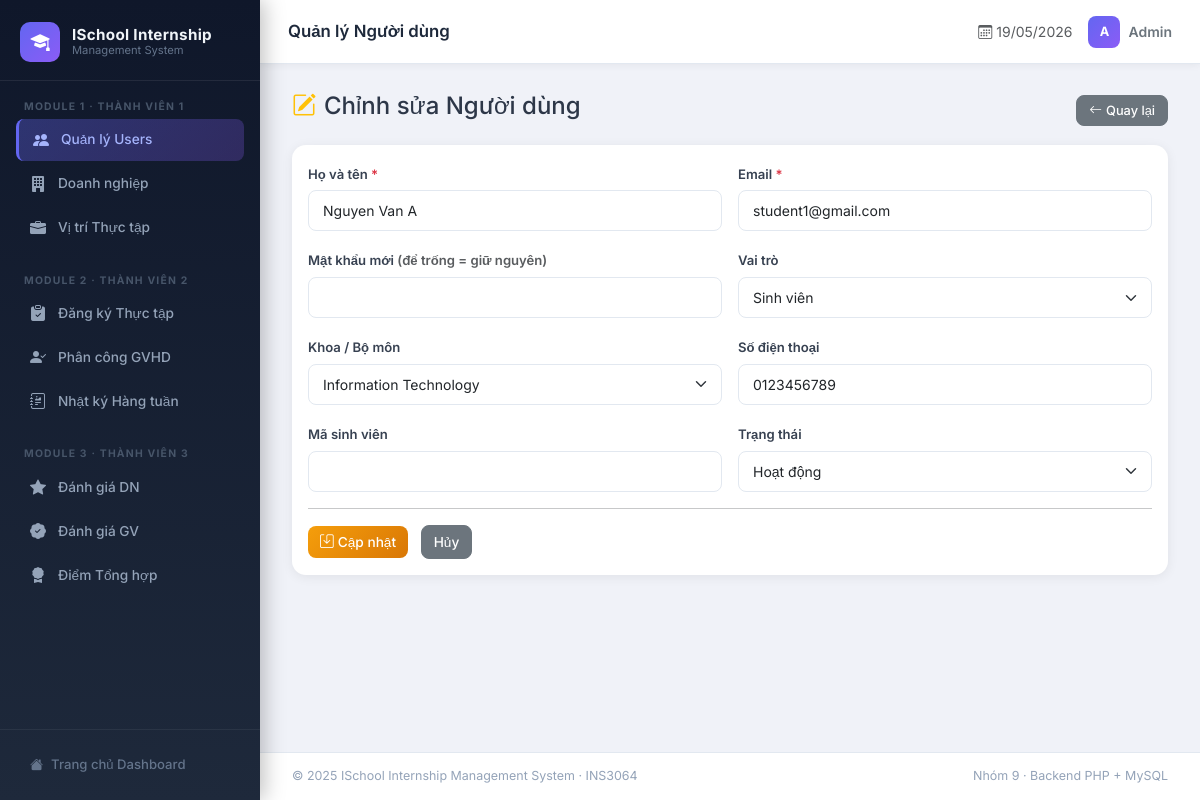
/internship_system/modules/users/edit.php?id=1, run on an earlier commit of the app's database.
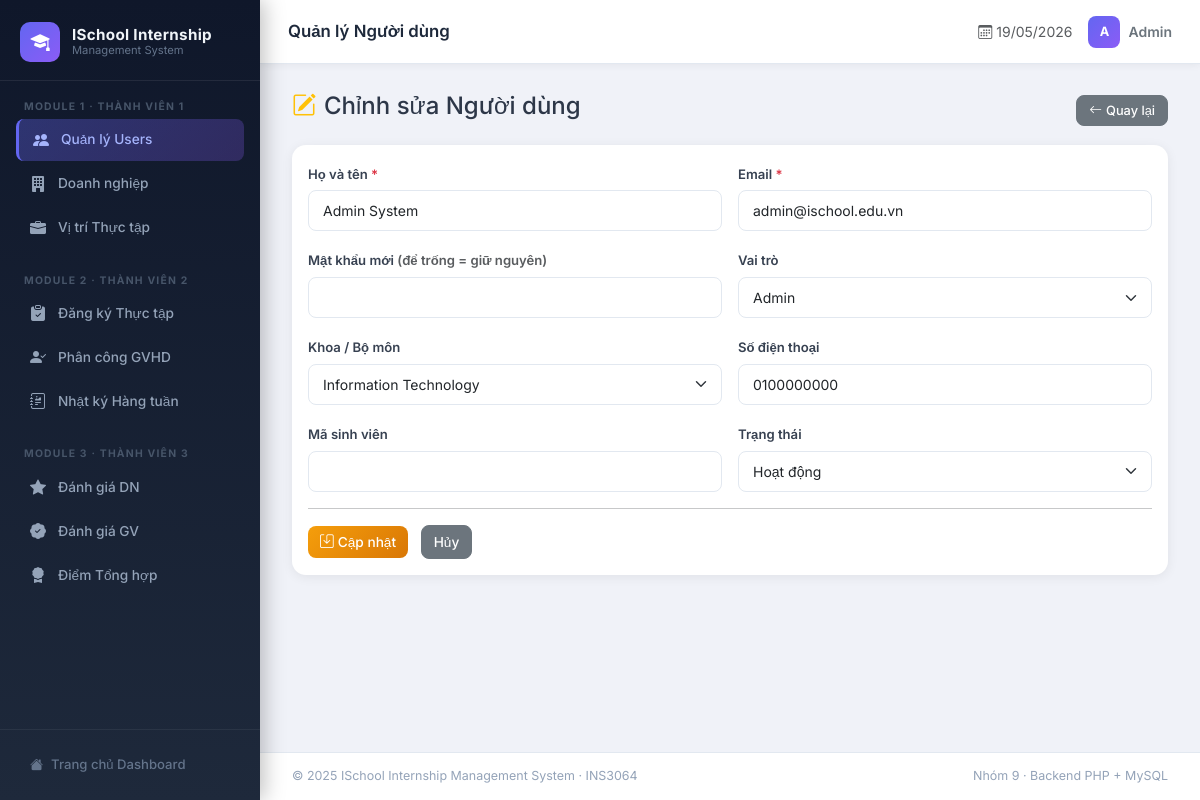
And on a later commit of the database.
### tables this page shows
CREATE TABLE users (
    user_id       INT PRIMARY KEY AUTO_INCREMENT,
    full_name     VARCHAR(100) NOT NULL,
    email         VARCHAR(100) NOT NULL UNIQUE,
    password      VARCHAR(255) NOT NULL,
    role          ENUM('student','lecturer','company_rep','admin') NOT NULL,
    department_id INT,
    phone         VARCHAR(20),
    student_code  VARCHAR(20) UNIQUE,
    status        ENUM('active','inactive') DEFAULT 'active',
    created_at    TIMESTAMP DEFAULT CURRENT_TIMESTAMP,
    FOREIGN KEY (department_id) REFERENCES departments(department_id)
);

CREATE TABLE departments (
    department_id   INT PRIMARY KEY AUTO_INCREMENT,
    department_name VARCHAR(100) NOT NULL,
    description     TEXT
);

### internship_system/modules/users/edit.php (the view, shortened to what this page needs)
<?php
require_once '../../config/database.php';
$id = (int)($_GET['id'] ?? 0);
$stmt = $conn->prepare("SELECT * FROM users WHERE user_id = ?");
$stmt->bind_param('i', $id);
$stmt->execute();
$user = $stmt->get_result()->fetch_assoc();
$departments = $conn->query("SELECT * FROM departments ORDER BY department_name")->fetch_all(MYSQLI_ASSOC);
?>
<?php include '../../includes/header.php'; ?>
<div class="d-flex justify-content-between align-items-center mb-3">
    <h4><i class="bi bi-pencil-square me-2 text-warning"></i>Chỉnh sửa Người dùng</h4>
    <a href="list.php" class="btn btn-secondary btn-sm"><i class="bi bi-arrow-left me-1"></i>Quay lại</a>
</div>
<div class="card">
    <div class="card-body">
        <form method="POST">
            <div class="row g-3">
                <div class="col-md-6">
                    <label class="form-label fw-semibold">Họ và tên <span class="text-danger">*</span></label>
                    <input type="text" name="full_name" class="form-control"
                           value="<?= htmlspecialchars($user['full_name']) ?>" required>
                </div>
                <div class="col-md-6">
                    <label class="form-label fw-semibold">Email <span class="text-danger">*</span></label>
                    <input type="email" name="email" class="form-control"
                           value="<?= htmlspecialchars($user['email']) ?>" required>
                </div>
                <div class="col-md-6">
                    <label class="form-label fw-semibold">Mật khẩu mới <span class="text-muted">(để trống = giữ nguyên)</span></label>
                    <input type="password" name="new_password" class="form-control" minlength="6">
                </div>
                <div class="col-md-6">
                    <label class="form-label fw-semibold">Vai trò</label>
                    <select name="role" class="form-select">
                        <option value="student"     <?= $user['role']==='student'     ?'selected':'' ?>>Sinh viên</option>
                        <option value="admin"       <?= $user['role']==='admin'       ?'selected':'' ?>>Admin</option>
                    </select>
                </div>
                <div class="col-md-6">
                    <label class="form-label fw-semibold">Khoa / Bộ môn</label>
                    <select name="department_id" class="form-select">
                        <?php foreach ($departments as $d): ?>
                        <option value="<?= $d['department_id'] ?>"
                            <?= $user['department_id']==$d['department_id'] ?'selected':'' ?>>
                            <?= htmlspecialchars($d['department_name']) ?>
                        </option>
                        <?php endforeach; ?>
                    </select>
                </div>
                <div class="col-md-6">
                    <label class="form-label fw-semibold">Số điện thoại</label>
                    <input type="text" name="phone" class="form-control"
                           value="<?= htmlspecialchars($user['phone'] ?? '') ?>">
                </div>
                <div class="col-md-6">
                    <label class="form-label fw-semibold">Mã sinh viên</label>
                    <input type="text" name="student_code" class="form-control"
                           value="<?= htmlspecialchars($user['student_code'] ?? '') ?>">
                </div>
                <div class="col-md-6">
                    <label class="form-label fw-semibold">Trạng thái</label>
                    <select name="status" class="form-select">
                        <option value="active"   <?= $user['status']==='active'   ?'selected':'' ?>>Hoạt động</option>
                    </select>
                </div>
            </div>
            <hr>
            <button type="submit" class="btn btn-warning">
                <i class="bi bi-save me-1"></i>Cập nhật
            </button>
            <a href="list.php" class="btn btn-secondary ms-2">Hủy</a>
        </form>
    </div>
</div>
<?php include '../../includes/footer.php'; ?>

### internship_system/includes/header.php (shortened to what this page needs)
<!DOCTYPE html>
<html lang="vi">
<head>
    <link href="https://cdn.jsdelivr.net/npm/bootstrap@5.3.2/dist/css/bootstrap.min.css" rel="stylesheet">
    <link href="https://cdn.jsdelivr.net/npm/bootstrap-icons@1.11.3/font/bootstrap-icons.css" rel="stylesheet">
</head>
<body>
<?php
$current_page = $_SERVER['REQUEST_URI'];
function isActive($path) {
    global $current_page;
    return strpos($current_page, $path) !== false ? 'active' : '';
}
$script_url = str_replace('\\', '/', $_SERVER['SCRIPT_NAME']);
$pos = strpos($script_url, '/internship_system');
$sys = ($pos !== false) ? substr($script_url, 0, $pos) . '/internship_system' : '/internship_system';
?>
<div class="sidebar">
    <div class="sidebar-brand">
        <div class="brand-icon"><i class="bi bi-mortarboard-fill"></i></div>
        <div class="brand-text">
            <div class="brand-title">ISchool Internship</div>
            <div class="brand-sub">Management System</div>
        </div>
    </div>
    <div class="nav-section">
        <div class="nav-section-label">Module 1 · Thành viên 1</div>
        <a href="<?= $sys ?>/modules/users/list.php"
           class="sidebar-link <?= isActive('/users/') ?>">
            <i class="bi bi-people-fill"></i> Quản lý Users
        </a>
        <a href="<?= $sys ?>/modules/companies/list.php"
           class="sidebar-link <?= isActive('/companies/') ?>">
            <i class="bi bi-building-fill"></i> Doanh nghiệp
        </a>
        <a href="<?= $sys ?>/modules/positions/list.php"
           class="sidebar-link <?= isActive('/positions/') ?>">
            <i class="bi bi-briefcase-fill"></i> Vị trí Thực tập
        </a>
    </div>
    <div class="nav-section">
        <div class="nav-section-label">Module 2 · Thành viên 2</div>
        <a href="<?= $sys ?>/modules/registrations/list.php"
           class="sidebar-link <?= isActive('/registrations/') ?>">
            <i class="bi bi-clipboard-check-fill"></i> Đăng ký Thực tập
        </a>
        <a href="<?= $sys ?>/modules/assignments/list.php"
           class="sidebar-link <?= isActive('/assignments/') ?>">
            <i class="bi bi-person-check-fill"></i> Phân công GVHD
        </a>
        <a href="<?= $sys ?>/modules/journals/list.php"
           class="sidebar-link <?= isActive('/journals/') ?>">
            <i class="bi bi-journal-richtext"></i> Nhật ký Hàng tuần
        </a>
    </div>
    <div class="nav-section">
        <div class="nav-section-label">Module 3 · Thành viên 3</div>
        <a href="<?= $sys ?>/modules/company_eval/list.php"
           class="sidebar-link <?= isActive('/company_eval/') ?>">
            <i class="bi bi-star-fill"></i> Đánh giá DN
        </a>
        <a href="<?= $sys ?>/modules/lecturer_eval/list.php"
           class="sidebar-link <?= isActive('/lecturer_eval/') ?>">
            <i class="bi bi-patch-check-fill"></i> Đánh giá GV
        </a>
        <a href="<?= $sys ?>/modules/grades/list.php"
           class="sidebar-link <?= isActive('/grades/') ?>">
            <i class="bi bi-award-fill"></i> Điểm Tổng hợp
        </a>
    </div>
    <div class="sidebar-footer">
        <a href="<?= $sys ?>/index.php">
            <i class="bi bi-house-fill"></i> Trang chủ Dashboard
        </a>
    </div>
</div>
<div class="main-wrapper">
    <div class="topbar">
        <div>
            <div class="topbar-title">
                <?php
                $titles = [
                    'users'        => 'Quản lý Người dùng',
                    'companies'    => 'Quản lý Doanh nghiệp',
                    'positions'    => 'Vị trí Thực tập',
                    'registrations'=> 'Đăng ký Thực tập',
                    'assignments'  => 'Phân công GVHD',
                    'journals'     => 'Nhật ký Hàng tuần',
                    'company_eval' => 'Đánh giá Doanh nghiệp',
                    'lecturer_eval'=> 'Đánh giá Giảng viên',
                    'grades'       => 'Điểm Tổng hợp',
                    'index'        => 'Dashboard',
                ];
                $page_key = 'index';
                foreach ($titles as $k => $v) {
                    if (strpos($current_page, $k) !== false) { $page_key = $k; break; }
                }
                echo $titles[$page_key];
                ?>
            </div>
        </div>
        <div class="ms-auto d-flex align-items-center gap-3">
            <span class="text-muted small"><i class="bi bi-calendar3 me-1"></i><?= date('d/m/Y') ?></span>
            <div class="d-flex align-items-center gap-2">
                <div style="width:32px;height:32px;border-radius:8px;background:linear-gradient(135deg,#6366f1,#8b5cf6);display:flex;align-items:center;justify-content:center;color:#fff;font-size:.8rem;font-weight:700;">A</div>
                <span class="small fw-semibold text-secondary">Admin</span>
            </div>
        </div>
    </div>
    <div class="main-content">

### internship_system/includes/footer.php (shortened to what this page needs)
    </div>
    <div style="padding: 14px 32px; border-top: 1px solid #e2e8f0; background: #fff; font-size: 0.78rem; color: #94a3b8; display: flex; justify-content: space-between; align-items: center;">
        <span>© 2025 ISchool Internship Management System · INS3064</span>
        <span>Nhóm 9 · Backend PHP + MySQL</span>
    </div>
</div>
</body>
</html>

### internship_system/includes/header.php (style rules this page uses)
*, *::before, *::after { box-sizing: border-box; }
body { font-family: 'Inter', sans-serif; background: #f0f2f8; color: #2d3748; margin: 0; }
.sidebar { width: 260px; min-height: 100vh; background: linear-gradient(180deg, #0f172a 0%, #1e293b 100%); position: fixed; top: 0; left: 0; display: flex; flex-direction: column; z-index: 1000; box-shadow: 4px 0 20px rgba(0,0,0,.25); overflow-y: auto; }
.sidebar-brand { padding: 22px 20px 18px; border-bottom: 1px solid rgba(255,255,255,.08); display: flex; align-items: center; gap: 12px; }
.sidebar-brand .brand-icon { width: 40px; height: 40px; background: linear-gradient(135deg, #6366f1, #8b5cf6); border-radius: 10px; display: flex; align-items: center; justify-content: center; font-size: 1.2rem; color: #fff; flex-shrink: 0; }
.sidebar-brand .brand-text { line-height: 1.2; }
.sidebar-brand .brand-title { font-size: 0.95rem; font-weight: 700; color: #f1f5f9; letter-spacing: .3px; }
.sidebar-brand .brand-sub { font-size: 0.7rem; color: #64748b; font-weight: 400; }
.nav-section { padding: 18px 16px 4px; }
.nav-section-label { font-size: 0.65rem; font-weight: 700; text-transform: uppercase; letter-spacing: 1.2px; color: #475569; padding: 0 8px; margin-bottom: 4px; }
.sidebar-link { display: flex; align-items: center; gap: 10px; padding: 9px 12px; border-radius: 8px; color: #94a3b8; text-decoration: none; font-size: 0.855rem; font-weight: 500; transition: all .18s ease; margin-bottom: 2px; }
.sidebar-link i { font-size: 1rem; width: 20px; text-align: center; flex-shrink: 0; }
.sidebar-link.active { background: linear-gradient(135deg, rgba(99,102,241,.35), rgba(139,92,246,.25)); color: #a5b4fc; border-left: 3px solid #6366f1; }
.sidebar-footer { margin-top: auto; padding: 16px; border-top: 1px solid rgba(255,255,255,.06); }
.sidebar-footer a { display: flex; align-items: center; gap: 8px; padding: 9px 14px; border-radius: 8px; color: #64748b; text-decoration: none; font-size: 0.82rem; font-weight: 500; transition: all .18s; }
.topbar { height: 64px; background: #fff; border-bottom: 1px solid #e2e8f0; display: flex; align-items: center; padding: 0 28px; position: sticky; top: 0; z-index: 900; box-shadow: 0 1px 8px rgba(0,0,0,.06); }
.topbar-title { font-size: 1.05rem; font-weight: 600; color: #1e293b; }
.main-wrapper { margin-left: 260px; min-height: 100vh; display: flex; flex-direction: column; }
.main-content { padding: 28px 32px; flex: 1; }
.card { border: none; border-radius: 14px; box-shadow: 0 2px 12px rgba(0,0,0,.07); transition: box-shadow .2s, transform .2s; }
.btn { border-radius: 8px; font-weight: 500; font-size: 0.855rem; }
.btn-warning { background: linear-gradient(135deg, #f59e0b, #d97706); border: none; color: #fff; }
.btn-sm { padding: 5px 12px; font-size: 0.8rem; }
.form-control, .form-select { border-radius: 8px; border: 1.5px solid #e2e8f0; font-size: 0.875rem; padding: 9px 14px; transition: border-color .2s, box-shadow .2s; }
.form-label { font-weight: 600; font-size: 0.82rem; color: #374151; margin-bottom: 6px; }

What changed in the data, as far as the page shows it:
changed users "Hoạt động": full_name "Nguyen Van A" → "Admin System"; email "student1@gmail.com" → "admin@ischool.edu.vn"; role "Sinh viên" → "Admin"; phone "0123456789" → "0100000000"
